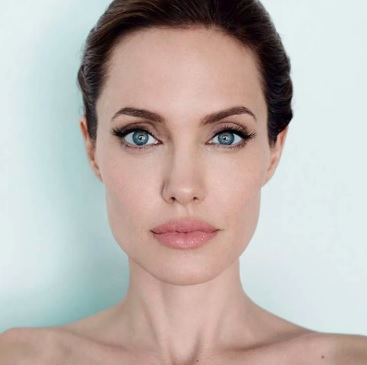
#> input picture aula 02/fotos/angelina.jpg, 367 x 365 px, found by its file name
$ python deteccao_de_faces_e_olhos.py
#> lines starting #> are read from the running program, lines starting #| are printed output that depends on the picture; after the words box and inside, x2 and y2 are one past the last pixel; in counts of white or black regions, pixels touching at a corner belong together
import cv2

classificador_face = "haarcascade_frontalface_default.xml"
classificador_olhos = "haarcascade_eye_tree_eyeglasses.xml"
face = cv2.CascadeClassifier(classificador_face)
olho = cv2.CascadeClassifier(classificador_olhos)
lista_fotos = [
    r'fotos\angelina.jpg',
    r'fotos\dicaprio.jpg',
    r'fotos\gaga.jpg',
    r'fotos\katy.jpg',
    r'fotos\murphy.jpg',
    r'fotos\rock.jpg',
    r'fotos\smith.jpg'
]

for nome in lista_fotos:
    imagem = cv2.imread(nome)
#> imagem is the input picture: shape (365, 367, 3); mean B, G, R 175.9, 180.7, 189.8
    cinza = cv2.cvtColor(imagem, cv2.COLOR_BGR2GRAY)
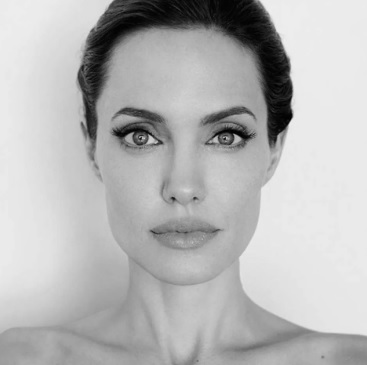
#> cinza: shape (365, 367); min 0, max 239, mean 182.8
    faces = face.detectMultiScale(
        cinza,
        scaleFactor=1.1,
        minNeighbors=5,
        minSize=(30,30)
    )
#> faces = [[64, 44, 240, 240]]
    for (x,y,w,h) in faces:
        cv2.rectangle(imagem, (x, y), (x+w, y+h), (0, 255, 210), 2)
        cv2.putText(imagem, str(int((2**2+h**2)**0.5)), (x, y),cv2.FONT_HERSHEY_SIMPLEX, 0.5, (0, 0, 255), 2)
#> this loop made 1 pass
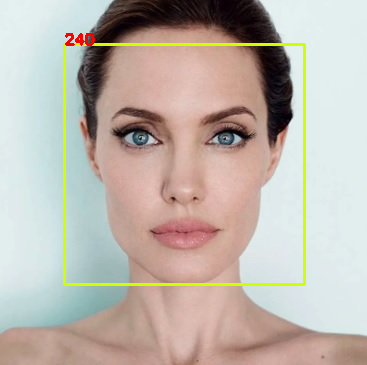
#> imagem: shape (365, 367, 3); 2.28% of pixels changed, all inside (x1, y1, x2, y2) = (63, 33, 306, 286)
    cv2.imshow("Detecção de faces", imagem)
    cv2.waitKey(0)
    olhos = olho.detectMultiScale(
        cinza,
        scaleFactor=1.1,
        minNeighbors=5,
        minSize=(30,30)
    )
#> olhos = [[112, 111, 50, 50], [203, 113, 49, 49]]
    for (x,y,w,h) in olhos:
        cv2.rectangle(imagem, (x, y), (x+w, y+h), (0, 255, 0), 2)
        cv2.putText(imagem, str(int((2**2+h**2)**0.5)), (x, y),cv2.FONT_HERSHEY_SIMPLEX, 0.5, (255, 0, 0), 2)
#> this loop made 2 passes
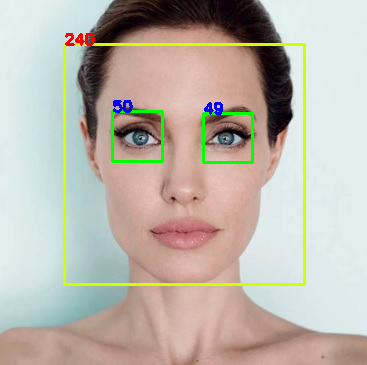
#> imagem: shape (365, 367, 3); 1.08% of pixels changed, all inside (x1, y1, x2, y2) = (111, 100, 254, 164)
    cv2.imshow("Detecção de faces", imagem)
    cv2.waitKey(0)
#> pass 2 of the loop `for nome in lista_fotos:`:
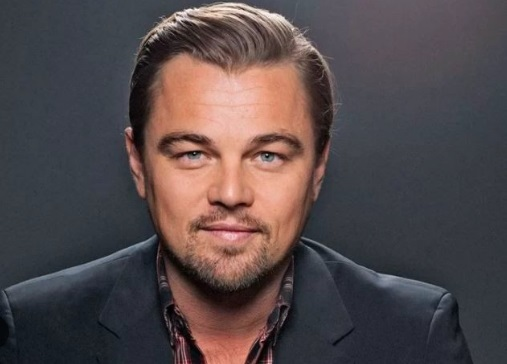
#> input picture aula 02/fotos/dicaprio.jpg, 507 x 364 px, found by its file name
#> imagem is the input picture: shape (364, 507, 3); mean B, G, R 74.7, 73, 83.9
#> cinza: shape (364, 507)
#> faces = [[133, 78, 195, 195]]
#> the loop `for (x,y,w,h) in faces:` made 1 pass
#> after the loop `for (x,y,w,h) in faces:`:
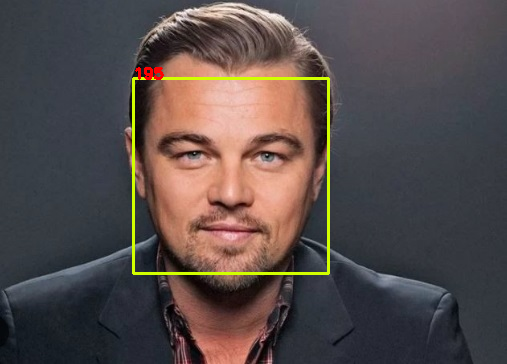
#> imagem: shape (364, 507, 3); 1.36% of pixels changed, all inside (x1, y1, x2, y2) = (132, 67, 330, 275)
#> olhos = [[172, 134, 42, 42], [248, 135, 44, 44]]
#> the loop `for (x,y,w,h) in olhos:` made 2 passes
#> after the loop `for (x,y,w,h) in olhos:`:
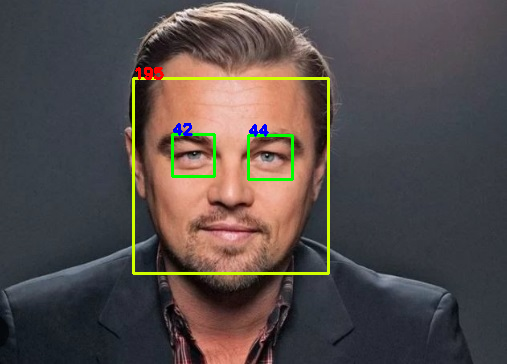
#> imagem: shape (364, 507, 3); 0.68% of pixels changed, all inside (x1, y1, x2, y2) = (171, 123, 294, 181)
#> pass 3 of the loop `for nome in lista_fotos:`:
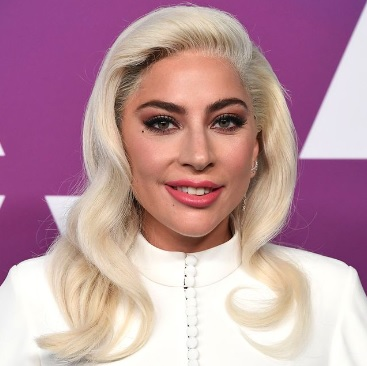
#> input picture aula 02/fotos/gaga.jpg, 367 x 366 px, found by its file name
#> imagem is the input picture: shape (366, 367, 3); mean B, G, R 159.3, 148.6, 189.6
#> cinza: shape (366, 367)
#> faces = [[111, 54, 172, 172]]
#> the loop `for (x,y,w,h) in faces:` made 1 pass
#> after the loop `for (x,y,w,h) in faces:`:
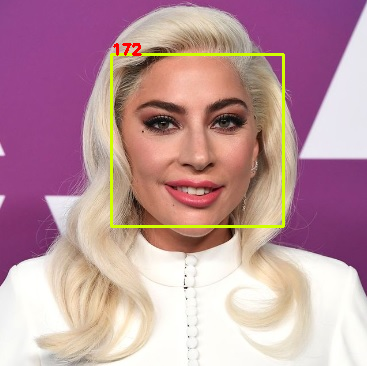
#> imagem: shape (366, 367, 3); 1.64% of pixels changed, all inside (x1, y1, x2, y2) = (110, 43, 285, 228)
#> olhos = [[140, 103, 41, 41], [206, 102, 41, 41]]
#> the loop `for (x,y,w,h) in olhos:` made 2 passes
#> after the loop `for (x,y,w,h) in olhos:`:
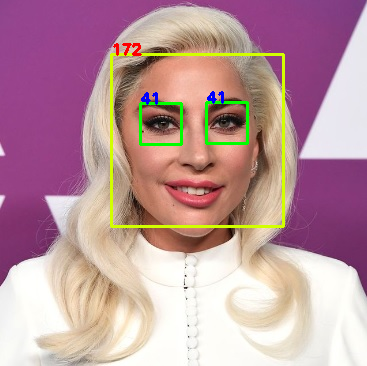
#> imagem: shape (366, 367, 3); 0.87% of pixels changed, all inside (x1, y1, x2, y2) = (139, 91, 249, 146)
#> (the run stopped early here; a loop or call above may not have finished)
